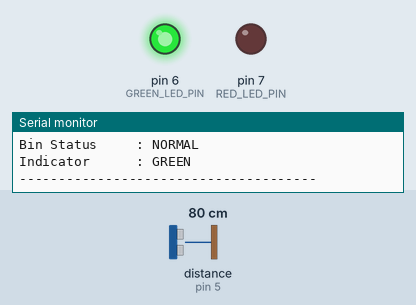
Simulated run of this sketch. Board: Arduino Uno, built with avr-gcc and run on an emulated ATmega328P. Parts: output pins drawn as LEDs (lit = HIGH), the last lines printed to the serial monitor. Wiring (inferred from the names in the program): ultrasonic range finder: trigger pin 4; echo pin 5. Inputs (shaded band) come from the test bench; at power-on: distance to the obstacle (sensor on pin 5) 80 cm. The echo pulse lasts 58.3 µs per cm; pins used as bus, display or sensor lines are not drawn.

Above: at 1.4 s.
1.5 s: distance to the obstacle (sensor on pin 5) set to 9 cm
5.2 s: distance to the obstacle (sensor on pin 5) set to 6 cm
At 7.0 s:
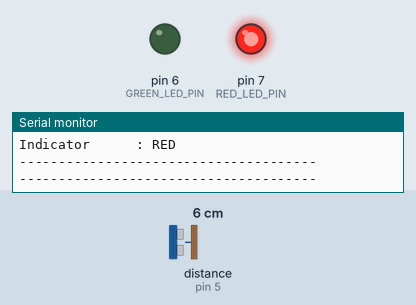
7.3 s: distance to the obstacle (sensor on pin 5) set to 18 cm
At 8.8 s:
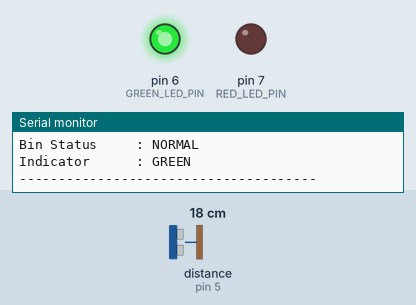
9.6 s: distance to the obstacle (sensor on pin 5) set to 4 cm
At 10.7 s:
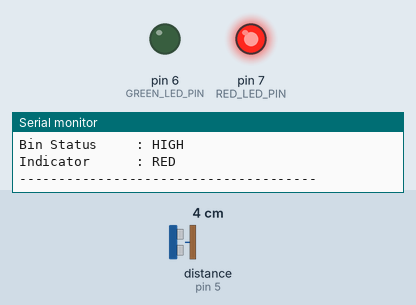
Timing chart, 0 to 12.6 s (numbered marks = the images above; inputs shaded):
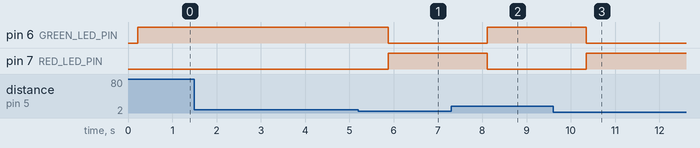

Measured:
- the behaviour switches between 8 and 7 cm on distance to the obstacle (sensor on pin 5) (found by bisection; images 0 and 1)
- after the input at 5.2 s, pin 6 (GREEN_LED_PIN): HIGH → LOW after 0.68 s; pin 7 (RED_LED_PIN): LOW → HIGH after 0.68 s
- after the input at 7.3 s, pin 6 (GREEN_LED_PIN): LOW → HIGH after 0.81 s; pin 7 (RED_LED_PIN): HIGH → LOW after 0.81 s
- after the input at 9.6 s, pin 6 (GREEN_LED_PIN): HIGH → LOW after 0.75 s; pin 7 (RED_LED_PIN): LOW → HIGH after 0.75 s

The sketch:

phase8_status_indicators.ino
```cpp
/*
 * ============================================================
 * Smart Dustbin - Phase 8
 * LED + Buzzer Status Indicators
 * ============================================================
 *
 * Waste-Level Sensor:
 *
 * HC-SR04 #2
 * TRIG -> D4
 * ECHO -> D5
 *
 * Indicators:
 *
 * Green LED -> D6
 * Red LED   -> D7
 * Buzzer    -> D8
 *
 * Bin Depth:
 * 30 cm
 *
 * Status:
 *
 * 0% - 49%   -> NORMAL
 * 50% - 74%  -> MEDIUM
 * 75% - 89%  -> HIGH
 * 90% - 100% -> CRITICAL / FULL
 *
 * Indicator Logic:
 *
 * NORMAL
 *   Green LED ON
 *   Red LED OFF
 *   Buzzer OFF
 *
 * MEDIUM
 *   Green LED ON
 *   Red LED OFF
 *   Buzzer OFF
 *
 * HIGH
 *   Green LED OFF
 *   Red LED ON
 *   Buzzer OFF
 *
 * CRITICAL / FULL
 *   Green LED OFF
 *   Red LED ON
 *   Buzzer ON
 *
 * ============================================================
 */


// ------------------------------------------------------------
// Pin Configuration
// ------------------------------------------------------------

const int LEVEL_TRIG_PIN = 4;
const int LEVEL_ECHO_PIN = 5;

const int GREEN_LED_PIN = 6;
const int RED_LED_PIN = 7;
const int BUZZER_PIN = 8;


// ------------------------------------------------------------
// Bin Configuration
// ------------------------------------------------------------

const float BIN_DEPTH_CM = 30.0;


// ------------------------------------------------------------
// Fill Thresholds
// ------------------------------------------------------------

const int MEDIUM_THRESHOLD = 50;
const int HIGH_THRESHOLD = 75;
const int CRITICAL_THRESHOLD = 90;


// ------------------------------------------------------------
// Read Waste Distance
// ------------------------------------------------------------

float readWasteDistance()
{
    digitalWrite(
        LEVEL_TRIG_PIN,
        LOW
    );

    delayMicroseconds(2);

    digitalWrite(
        LEVEL_TRIG_PIN,
        HIGH
    );

    delayMicroseconds(10);

    digitalWrite(
        LEVEL_TRIG_PIN,
        LOW
    );


    unsigned long duration =
        pulseIn(
            LEVEL_ECHO_PIN,
            HIGH,
            30000
        );


    if (duration == 0)
    {
        return -1.0;
    }


    float distance =
        duration * 0.0343 / 2.0;


    if (
        distance < 2.0 ||
        distance > 400.0
    )
    {
        return -1.0;
    }


    return distance;
}


// ------------------------------------------------------------
// Calculate Fill Percentage
// ------------------------------------------------------------

int calculateFillPercentage(
    float distance
)
{
    float fillPercentage =
        (
            (BIN_DEPTH_CM - distance)
            / BIN_DEPTH_CM
        ) * 100.0;


    if (fillPercentage < 0)
    {
        fillPercentage = 0;
    }


    if (fillPercentage > 100)
    {
        fillPercentage = 100;
    }


    return (int)fillPercentage;
}


// ------------------------------------------------------------
// Determine Bin Status
// ------------------------------------------------------------

String getBinStatus(
    int fillPercentage
)
{
    if (
        fillPercentage >=
        CRITICAL_THRESHOLD
    )
    {
        return "CRITICAL / FULL";
    }


    if (
        fillPercentage >=
        HIGH_THRESHOLD
    )
    {
        return "HIGH";
    }


    if (
        fillPercentage >=
        MEDIUM_THRESHOLD
    )
    {
        return "MEDIUM";
    }


    return "NORMAL";
}


// ------------------------------------------------------------
// Control Status Indicators
// ------------------------------------------------------------

void updateIndicators(
    int fillPercentage
)
{
    // --------------------------------------------------------
    // NORMAL / MEDIUM
    // --------------------------------------------------------

    if (
        fillPercentage <
        HIGH_THRESHOLD
    )
    {
        digitalWrite(
            GREEN_LED_PIN,
            HIGH
        );

        digitalWrite(
            RED_LED_PIN,
            LOW
        );

        noTone(
            BUZZER_PIN
        );

        return;
    }


    // --------------------------------------------------------
    // HIGH
    // --------------------------------------------------------

    if (
        fillPercentage <
        CRITICAL_THRESHOLD
    )
    {
        digitalWrite(
            GREEN_LED_PIN,
            LOW
        );

        digitalWrite(
            RED_LED_PIN,
            HIGH
        );

        noTone(
            BUZZER_PIN
        );

        return;
    }


    // --------------------------------------------------------
    // CRITICAL / FULL
    // --------------------------------------------------------

    digitalWrite(
        GREEN_LED_PIN,
        LOW
    );

    digitalWrite(
        RED_LED_PIN,
        HIGH
    );

    tone(
        BUZZER_PIN,
        1000
    );
}


// ------------------------------------------------------------
// Setup
// ------------------------------------------------------------

void setup()
{
    Serial.begin(9600);


    pinMode(
        LEVEL_TRIG_PIN,
        OUTPUT
    );

    pinMode(
        LEVEL_ECHO_PIN,
        INPUT
    );


    pinMode(
        GREEN_LED_PIN,
        OUTPUT
    );

    pinMode(
        RED_LED_PIN,
        OUTPUT
    );

    pinMode(
        BUZZER_PIN,
        OUTPUT
    );


    digitalWrite(
        LEVEL_TRIG_PIN,
        LOW
    );


    digitalWrite(
        GREEN_LED_PIN,
        LOW
    );

    digitalWrite(
        RED_LED_PIN,
        LOW
    );

    noTone(
        BUZZER_PIN
    );


    Serial.println();

    Serial.println(
        "======================================"
    );

    Serial.println(
        " SMART DUSTBIN - PHASE 8 TEST"
    );

    Serial.println(
        " LED + BUZZER STATUS INDICATORS"
    );

    Serial.println(
        "======================================"
    );


    Serial.println();

    Serial.println(
        "Waste Sensor:"
    );

    Serial.println(
        "TRIG : D4"
    );

    Serial.println(
        "ECHO : D5"
    );


    Serial.println();

    Serial.println(
        "Indicators:"
    );

    Serial.println(
        "Green LED : D6"
    );

    Serial.println(
        "Red LED   : D7"
    );

    Serial.println(
        "Buzzer    : D8"
    );


    Serial.println();

    Serial.println(
        "System Ready"
    );

    Serial.println();
}


// ------------------------------------------------------------
// Main Loop
// ------------------------------------------------------------

void loop()
{
    float wasteDistance =
        readWasteDistance();


    // --------------------------------------------------------
    // Invalid Reading
    // --------------------------------------------------------

    if (wasteDistance < 0)
    {
        digitalWrite(
            GREEN_LED_PIN,
            LOW
        );

        digitalWrite(
            RED_LED_PIN,
            LOW
        );

        noTone(
            BUZZER_PIN
        );


        Serial.println(
            "Waste Sensor : INVALID READING"
        );

        Serial.println(
            "Fill Status  : UNKNOWN"
        );

        Serial.println();


        delay(1000);

        return;
    }


    // --------------------------------------------------------
    // Calculate Fill
    // --------------------------------------------------------

    int fillPercentage =
        calculateFillPercentage(
            wasteDistance
        );


    String binStatus =
        getBinStatus(
            fillPercentage
        );


    // --------------------------------------------------------
    // Update Indicators
    // --------------------------------------------------------

    updateIndicators(
        fillPercentage
    );


    // --------------------------------------------------------
    // Serial Output
    // --------------------------------------------------------

    Serial.println(
        "--------------------------------------"
    );


    Serial.print(
        "Waste Distance : "
    );

    Serial.print(
        wasteDistance
    );

    Serial.println(
        " cm"
    );


    Serial.print(
        "Estimated Fill : "
    );

    Serial.print(
        fillPercentage
    );

    Serial.println(
        "%"
    );


    Serial.print(
        "Bin Status     : "
    );

    Serial.println(
        binStatus
    );


    if (
        fillPercentage <
        HIGH_THRESHOLD
    )
    {
        Serial.println(
            "Indicator      : GREEN"
        );
    }
    else if (
        fillPercentage <
        CRITICAL_THRESHOLD
    )
    {
        Serial.println(
            "Indicator      : RED"
        );
    }
    else
    {
        Serial.println(
            "Indicator      : RED + BUZZER"
        );
    }


    Serial.println(
        "--------------------------------------"
    );

    Serial.println();


    delay(1000);
}
```
